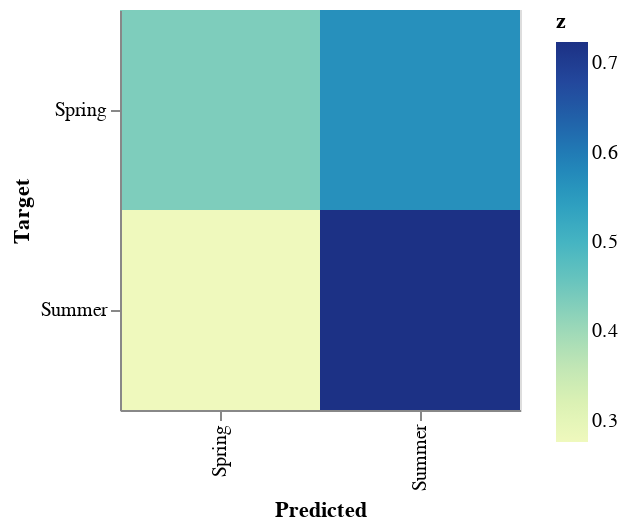

The notebook cell saved with this chart:
### Code cell
pipeline(['gamelength', 'totalgoldblue', 'earlygoldblue', 'midgoldblue',
       'lategoldblue', 'totalgoldred', 'earlygoldred', 'midgoldred',
       'lategoldred', 'earlygolddiff', 'midgolddiff', 'lategolddiff', 'bKills',
       'bTowers', 'bInhibs', 'bDragons', 'bBarons', 'bHeralds', 'rKills',
       'rTowers', 'rInhibs', 'rDragons', 'rBarons', 'rHeralds',
       'Year'], ['Season'])

### Figure 1 — Vega-Lite specification as saved in the notebook (floating-point values rounded to 4 significant figures)
{"config": {"view": {"continuousWidth": 400, "continuousHeight": 300}}, "data": {"name": "data-46dfdbd5306b0a8d9678c32f30cd8fc1"}, "mark": "rect", "encoding": {"color": {"type": "quantitative", "field": "z"}, "x": {"type": "nominal", "field": "x", "title": "Predicted"}, "y": {"type": "nominal", "field": "y", "title": "Target"}}, "height": 200, "width": 200, "$schema": "https://vega.github.io/schema/vega-lite/v4.8.1.json", "datasets": {"data-46dfdbd5306b0a8d9678c32f30cd8fc1": [{"x": "Spring", "y": "Spring", "z": 0.433}, {"x": "Summer", "y": "Spring", "z": 0.567}, {"x": "Spring", "y": "Summer", "z": 0.276}, {"x": "Summer", "y": "Summer", "z": 0.724}]}}
